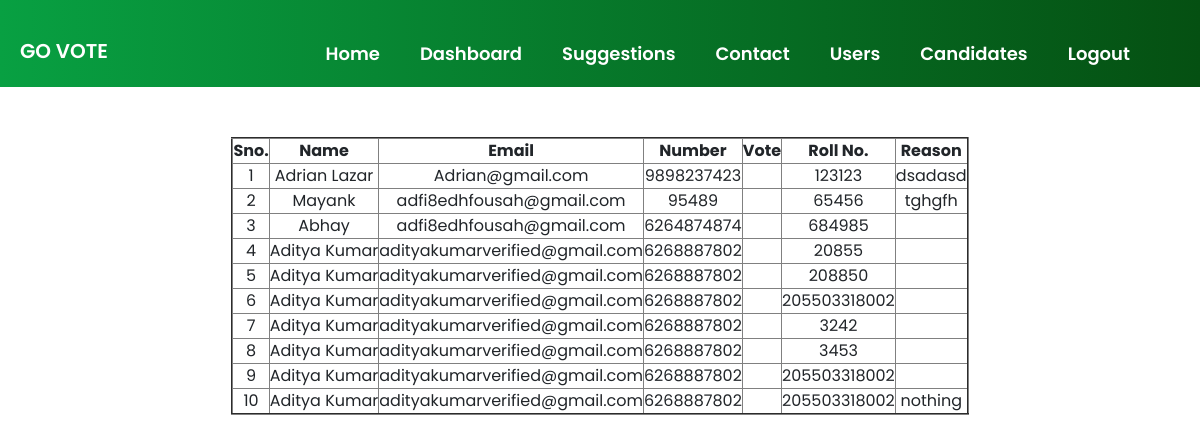
/user_deatils.php, run on the app's committed database.
### tables this page shows
CREATE TABLE `users` (
  `id` int(11) NOT NULL,
  `name` varchar(60) DEFAULT NULL,
  `email` varchar(60) DEFAULT NULL,
  `Branch` text DEFAULT NULL,
  `number` bigint(20) DEFAULT NULL,
  `candidate` varchar(60) DEFAULT NULL,
  `rollno` bigint(20) DEFAULT NULL,
  `reason` varchar(200) DEFAULT NULL
);

### user_deatils.php (the view, shortened to what this page needs)
<!DOCTYPE html>
<html>
<head>
</head>
<body>
 <link rel="stylesheet" href="css/bootstrap.min.css">
 <link rel="stylesheet" href="css/style.css">
 <link rel="stylesheet" href="https://stackpath.bootstrapcdn.com/font-awesome/4.7.0/css/font-awesome.min.css">
</head>
<body>
<div class="container-fluid" id="cont-3">
        <header id="nav-bar">
          <nav class="navbar navbar-expand-lg navbar-light bg-dark">
            <a class="navbar-brand" href=index.html  style="color: white; font-weight: 600; margin-top: 15px;">GO VOTE</a>
            <div class="collapse navbar-collapse" id="navbarNav">
              <ul class="navbar-nav ml-auto animate__animated animate__bounceInDown" style="padding-right: 50px;">
                <li class="nav-item" >
                  <a class="nav-link" href="index.html" style="color:white; font-weight: 600; text-align: center; font-size: 18px; margin-top: 20px;  text-transform: capitalize; padding: 20px;">Home</a>
                </li>
                <li class="nav-item" >
                  <a class="nav-link" href="admin_dashboard.php" style="color:white; font-weight: 600; text-align: center; font-size: 18px; margin-top: 20px;  text-transform: capitalize; padding: 20px;">Dashboard</a>
                </li>
                <li class="nav-item" >
                  <a class="nav-link" href="user_suggestion.php"  style="color: white; font-weight: 600; text-align: center; font-size: 18px; margin-top: 20px;  text-transform: capitalize; padding: 20px;">Suggestions</a>
                </li>
                <li class="nav-item" >
                  <a class="nav-link" href="show_contact.php"  style="color: white; font-weight: 600; text-align: center; font-size: 18px; margin-top: 20px;  text-transform: capitalize; padding: 20px;">Contact</a>
                </li>
                <li class="nav-item">
                  <a class="nav-link" href="user_details_year.php" style="color: white; font-weight: 600; text-align: center; font-size: 18px; margin-top: 20px;  text-transform: capitalize; padding: 20px;">Users</a>
                </li>
                <li class="nav-item">
                  <a class="nav-link" href="user_cand_year.php" style="color: white; font-weight: 600; text-align: center; font-size: 18px; margin-top: 20px;  text-transform: capitalize; padding: 20px;">Candidates</a>
                </li>
                <li class="nav-item" >
                  <a class="nav-link" href="logout.php"  style="color: white; font-weight: 600; text-align: center; font-size: 18px; margin-top: 20px;  text-transform: capitalize; padding: 20px;">Logout</a>
                </li>
              </ul>
            </div>
          </nav>
        </header>
	<section style="padding-top:50px; padding-botton:50px">
        <div class="container">
            <div class="row">
                <div class="col-md-12" >
	<?php session_start();
	include('dbConnect.php');
	$sql = "select * from users order by id desc";
	$stmt = $pdo->prepare($sql);
	$stmt->execute();
	$rs =  $stmt->fetchAll();
	echo "
		<table border='2'>
			<tr>
				<th>Sno.</th>
				<th>Name</th>
				<th>Email</th>
				<th>Number</th>
				<th>Vote</th>
				<th>Roll No.</th>
				<th>Reason</th>
			</tr>
	";
	$i = 1;
	foreach($rs as $row){
		echo "
		<tr>
			<td>".$i."</td>
			<td>".$row['name']."</td>
			<td>".$row['email']."</td>
			<td>".$row['number']."</td>
			<td>".$row['candidate']."</td>
			<td>".$row['rollno']."</td>
			<td>".$row['reason']."</td>
        </tr>
		";
		$i++;
	}
	echo "</table>";
    ?>
        </div>
            </div>
        </div>
    </section>
</body>
</html>

### css/style.css (style rules this page uses)
* { margin: 0; padding: 0; box-sizing: border-box; font-family: 'Poppins', sans-serif; scroll-behavior: smooth; text-align: center; }
#nav-bar { position: sticky; }
.navbar { background-image: linear-gradient(to right, #08a042,#055012 ); padding: 0; }
.navbar-brand { height: 40px; padding-left: 20px; }
#cont-3 { margin-left: 0; margin-right: 0; padding-left: 0; padding-right: 0; max-width: 100%; }
table { margin-left: auto; margin-right: auto; }

### data on the page
users: name "Adrian Lazar", email "Adrian@gmail.com", number "9898237423", rollno "123123", reason "dsadasd"
users: name "Mayank", email "adfi8edhfousah@gmail.com", number "95489", rollno "65456", reason "tghgfh"
users: name "Abhay", email "adfi8edhfousah@gmail.com", number "6264874874", rollno "684985"
users: name "Aditya Kumar", email "adityakumarverified@gmail.com", number "6268887802", rollno "20855"
users: name "Aditya Kumar", email "adityakumarverified@gmail.com", number "6268887802", rollno "208850"
users: name "Aditya Kumar", email "adityakumarverified@gmail.com", number "6268887802", rollno "205503318002"
users: name "Aditya Kumar", email "adityakumarverified@gmail.com", number "6268887802", rollno "3242"
users: name "Aditya Kumar", email "adityakumarverified@gmail.com", number "6268887802", rollno "3453"
users: name "Aditya Kumar", email "adityakumarverified@gmail.com", number "6268887802", rollno "205503318002"
users: name "Aditya Kumar", email "adityakumarverified@gmail.com", number "6268887802", rollno "205503318002", reason "nothing"
